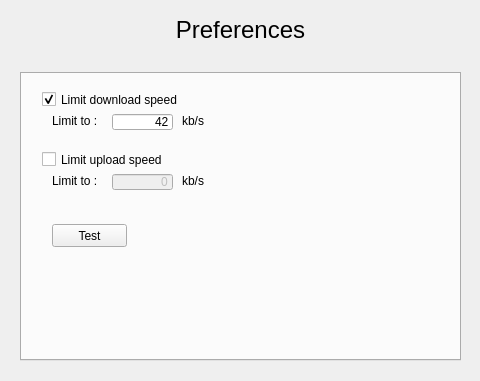
<?xml version="1.0" encoding="UTF-8"?>
<ui version="4.0">
 <class>Preferences</class>
 <widget class="QWidget" name="Preferences">
  <property name="geometry">
   <rect>
    <x>0</x>
    <y>0</y>
    <width>480</width>
    <height>381</height>
   </rect>
  </property>
  <property name="windowTitle">
   <string>Preferences</string>
  </property>
  <property name="styleSheet">
   <string notr="true">QTabBar::tab {
  margin: 0px;
 }</string>
  </property>
  <widget class="QTabWidget" name="tab">
   <property name="geometry">
    <rect>
     <x>20</x>
     <y>60</y>
     <width>441</width>
     <height>301</height>
    </rect>
   </property>
   <property name="currentIndex">
    <number>2</number>
   </property>
   <widget class="QWidget" name="GeneralTab">
    <attribute name="title">
     <string/>
    </attribute>
    <widget class="QLabel" name="WodaFolder_label">
     <property name="geometry">
      <rect>
       <x>20</x>
       <y>100</y>
       <width>101</width>
       <height>13</height>
      </rect>
     </property>
     <property name="text">
      <string>Woda Folder :</string>
     </property>
    </widget>
    <widget class="QLineEdit" name="WodaFolder_input">
     <property name="geometry">
      <rect>
       <x>30</x>
       <y>130</y>
       <width>301</width>
       <height>21</height>
      </rect>
     </property>
    </widget>
    <widget class="QPushButton" name="browse_button">
     <property name="geometry">
      <rect>
       <x>340</x>
       <y>130</y>
       <width>81</width>
       <height>21</height>
      </rect>
     </property>
     <property name="text">
      <string>Browse..</string>
     </property>
    </widget>
    <widget class="QWidget" name="widgetNotificationPosition" native="true">
     <property name="geometry">
      <rect>
       <x>10</x>
       <y>160</y>
       <width>401</width>
       <height>61</height>
      </rect>
     </property>
     <layout class="QGridLayout" name="gridLayout">
      <item row="0" column="0" colspan="4">
       <widget class="QLabel" name="label_11">
        <property name="text">
         <string>&lt;html&gt;&lt;head/&gt;&lt;body&gt;&lt;p&gt;&lt;span style=&quot; font-size:12pt; text-decoration: underline;&quot;&gt;Notification Positon :&lt;/span&gt;&lt;/p&gt;&lt;/body&gt;&lt;/html&gt;</string>
        </property>
       </widget>
      </item>
      <item row="1" column="0">
       <widget class="QRadioButton" name="radioButtonBottomLeft">
        <property name="text">
         <string>Bottom Left</string>
        </property>
        <attribute name="buttonGroup">
         <string notr="true">buttonGroupNotification</string>
        </attribute>
       </widget>
      </item>
      <item row="1" column="1">
       <widget class="QRadioButton" name="radioButtonBottomRight">
        <property name="text">
         <string>Bottom Right</string>
        </property>
        <attribute name="buttonGroup">
         <string notr="true">buttonGroupNotification</string>
        </attribute>
       </widget>
      </item>
      <item row="1" column="2">
       <widget class="QRadioButton" name="radioButtonTopRight">
        <property name="text">
         <string>Top Right</string>
        </property>
        <attribute name="buttonGroup">
         <string notr="true">buttonGroupNotification</string>
        </attribute>
       </widget>
      </item>
      <item row="1" column="3">
       <widget class="QRadioButton" name="radioButtonTopLeft">
        <property name="text">
         <string>Top Left</string>
        </property>
        <attribute name="buttonGroup">
         <string notr="true">buttonGroupNotification</string>
        </attribute>
       </widget>
      </item>
     </layout>
    </widget>
   </widget>
   <widget class="QWidget" name="AccountTab">
    <attribute name="title">
     <string/>
    </attribute>
    <widget class="QLabel" name="labelUsername">
     <property name="geometry">
      <rect>
       <x>40</x>
       <y>80</y>
       <width>81</width>
       <height>21</height>
      </rect>
     </property>
     <property name="text">
      <string>Username :</string>
     </property>
    </widget>
    <widget class="QLineEdit" name="lineEditLogin">
     <property name="geometry">
      <rect>
       <x>150</x>
       <y>80</y>
       <width>151</width>
       <height>20</height>
      </rect>
     </property>
    </widget>
    <widget class="QLabel" name="labelPassword">
     <property name="geometry">
      <rect>
       <x>40</x>
       <y>110</y>
       <width>81</width>
       <height>21</height>
      </rect>
     </property>
     <property name="text">
      <string>Password :</string>
     </property>
    </widget>
    <widget class="QLabel" name="label_2">
     <property name="geometry">
      <rect>
       <x>30</x>
       <y>60</y>
       <width>101</width>
       <height>13</height>
      </rect>
     </property>
     <property name="text">
      <string>Connected Account :</string>
     </property>
    </widget>
    <widget class="QLineEdit" name="lineEditPassword">
     <property name="geometry">
      <rect>
       <x>150</x>
       <y>110</y>
       <width>151</width>
       <height>20</height>
      </rect>
     </property>
     <property name="echoMode">
      <enum>QLineEdit::Password</enum>
     </property>
    </widget>
    <widget class="QPushButton" name="buttonConnect">
     <property name="geometry">
      <rect>
       <x>320</x>
       <y>90</y>
       <width>75</width>
       <height>23</height>
      </rect>
     </property>
     <property name="text">
      <string>Connect</string>
     </property>
    </widget>
    <widget class="QLabel" name="labelError">
     <property name="geometry">
      <rect>
       <x>40</x>
       <y>20</y>
       <width>361</width>
       <height>31</height>
      </rect>
     </property>
     <property name="styleSheet">
      <string notr="true">color: rgb(147, 67, 115);
font: 12pt;
qproperty-alignment: AlignCenter;</string>
     </property>
     <property name="text">
      <string/>
     </property>
    </widget>
    <widget class="QLineEdit" name="lineEditNewPassword">
     <property name="geometry">
      <rect>
       <x>150</x>
       <y>210</y>
       <width>151</width>
       <height>20</height>
      </rect>
     </property>
     <property name="echoMode">
      <enum>QLineEdit::Password</enum>
     </property>
    </widget>
    <widget class="QLabel" name="labelEmail">
     <property name="geometry">
      <rect>
       <x>40</x>
       <y>180</y>
       <width>81</width>
       <height>21</height>
      </rect>
     </property>
     <property name="text">
      <string>Email :</string>
     </property>
    </widget>
    <widget class="QLabel" name="labelNewPassword">
     <property name="geometry">
      <rect>
       <x>40</x>
       <y>210</y>
       <width>81</width>
       <height>21</height>
      </rect>
     </property>
     <property name="text">
      <string>New Password :</string>
     </property>
    </widget>
    <widget class="QLineEdit" name="lineEditEmail">
     <property name="geometry">
      <rect>
       <x>150</x>
       <y>180</y>
       <width>151</width>
       <height>20</height>
      </rect>
     </property>
    </widget>
    <widget class="QLineEdit" name="lineEditConfirmPassword">
     <property name="geometry">
      <rect>
       <x>150</x>
       <y>240</y>
       <width>151</width>
       <height>20</height>
      </rect>
     </property>
     <property name="echoMode">
      <enum>QLineEdit::Password</enum>
     </property>
    </widget>
    <widget class="QLabel" name="labelConfirmPassword">
     <property name="geometry">
      <rect>
       <x>40</x>
       <y>240</y>
       <width>81</width>
       <height>21</height>
      </rect>
     </property>
     <property name="text">
      <string>New Password :</string>
     </property>
    </widget>
    <widget class="QPushButton" name="buttonChange">
     <property name="geometry">
      <rect>
       <x>320</x>
       <y>210</y>
       <width>75</width>
       <height>23</height>
      </rect>
     </property>
     <property name="text">
      <string>Change</string>
     </property>
    </widget>
    <widget class="QLabel" name="labelHello">
     <property name="geometry">
      <rect>
       <x>30</x>
       <y>140</y>
       <width>361</width>
       <height>31</height>
      </rect>
     </property>
     <property name="styleSheet">
      <string notr="true">color: rgb(147, 67, 115);
font: 12pt;
qproperty-alignment: AlignCenter;</string>
     </property>
     <property name="text">
      <string/>
     </property>
    </widget>
    <widget class="QPushButton" name="buttonDisconnect">
     <property name="geometry">
      <rect>
       <x>320</x>
       <y>90</y>
       <width>75</width>
       <height>23</height>
      </rect>
     </property>
     <property name="text">
      <string>Disconnect</string>
     </property>
    </widget>
   </widget>
   <widget class="QWidget" name="ConnexionTab">
    <attribute name="title">
     <string/>
    </attribute>
    <widget class="QCheckBox" name="checklimitdl">
     <property name="geometry">
      <rect>
       <x>20</x>
       <y>10</y>
       <width>201</width>
       <height>31</height>
      </rect>
     </property>
     <property name="text">
      <string>Limit download speed</string>
     </property>
     <property name="checked">
      <bool>true</bool>
     </property>
    </widget>
    <widget class="QLabel" name="label">
     <property name="geometry">
      <rect>
       <x>30</x>
       <y>40</y>
       <width>46</width>
       <height>13</height>
      </rect>
     </property>
     <property name="text">
      <string>Limit to :</string>
     </property>
    </widget>
    <widget class="QLineEdit" name="input_limitdl">
     <property name="geometry">
      <rect>
       <x>90</x>
       <y>40</y>
       <width>61</width>
       <height>16</height>
      </rect>
     </property>
     <property name="layoutDirection">
      <enum>Qt::LeftToRight</enum>
     </property>
     <property name="text">
      <string>42</string>
     </property>
     <property name="alignment">
      <set>Qt::AlignRight|Qt::AlignTrailing|Qt::AlignVCenter</set>
     </property>
    </widget>
    <widget class="QLabel" name="label_3">
     <property name="geometry">
      <rect>
       <x>160</x>
       <y>40</y>
       <width>46</width>
       <height>13</height>
      </rect>
     </property>
     <property name="text">
      <string>kb/s</string>
     </property>
    </widget>
    <widget class="QCheckBox" name="checklimitup">
     <property name="geometry">
      <rect>
       <x>20</x>
       <y>70</y>
       <width>201</width>
       <height>31</height>
      </rect>
     </property>
     <property name="text">
      <string>Limit upload speed</string>
     </property>
     <property name="checked">
      <bool>false</bool>
     </property>
    </widget>
    <widget class="QLabel" name="label_4">
     <property name="geometry">
      <rect>
       <x>30</x>
       <y>100</y>
       <width>46</width>
       <height>13</height>
      </rect>
     </property>
     <property name="text">
      <string>Limit to :</string>
     </property>
    </widget>
    <widget class="QLabel" name="label_5">
     <property name="geometry">
      <rect>
       <x>160</x>
       <y>100</y>
       <width>46</width>
       <height>13</height>
      </rect>
     </property>
     <property name="text">
      <string>kb/s</string>
     </property>
    </widget>
    <widget class="QLineEdit" name="input_limitup">
     <property name="enabled">
      <bool>false</bool>
     </property>
     <property name="geometry">
      <rect>
       <x>90</x>
       <y>100</y>
       <width>61</width>
       <height>16</height>
      </rect>
     </property>
     <property name="layoutDirection">
      <enum>Qt::LeftToRight</enum>
     </property>
     <property name="text">
      <string>0</string>
     </property>
     <property name="alignment">
      <set>Qt::AlignRight|Qt::AlignTrailing|Qt::AlignVCenter</set>
     </property>
     <property name="readOnly">
      <bool>false</bool>
     </property>
    </widget>
    <widget class="QPushButton" name="buttonTest">
     <property name="geometry">
      <rect>
       <x>30</x>
       <y>150</y>
       <width>75</width>
       <height>23</height>
      </rect>
     </property>
     <property name="text">
      <string>Test</string>
     </property>
    </widget>
   </widget>
  </widget>
  <widget class="QLabel" name="title">
   <property name="geometry">
    <rect>
     <x>10</x>
     <y>10</y>
     <width>461</width>
     <height>41</height>
    </rect>
   </property>
   <property name="font">
    <font>
     <pointsize>19</pointsize>
    </font>
   </property>
   <property name="lineWidth">
    <number>1</number>
   </property>
   <property name="text">
    <string>&lt;html&gt;&lt;head/&gt;&lt;body&gt;&lt;p align=&quot;center&quot;&gt;&lt;span style=&quot; font-size:18pt;&quot;&gt;Preferences&lt;/span&gt;&lt;/p&gt;&lt;/body&gt;&lt;/html&gt;</string>
   </property>
  </widget>
 </widget>
 <resources/>
 <connections>
  <connection>
   <sender>buttonConnect</sender>
   <signal>clicked()</signal>
   <receiver>Preferences</receiver>
   <slot>buttonConnectAccount()</slot>
   <hints>
    <hint type="sourcelabel">
     <x>379</x>
     <y>213</y>
    </hint>
    <hint type="destinationlabel">
     <x>239</x>
     <y>319</y>
    </hint>
   </hints>
  </connection>
  <connection>
   <sender>buttonChange</sender>
   <signal>clicked()</signal>
   <receiver>Preferences</receiver>
   <slot>buttonChangeAccount()</slot>
   <hints>
    <hint type="sourcelabel">
     <x>379</x>
     <y>333</y>
    </hint>
    <hint type="destinationlabel">
     <x>239</x>
     <y>319</y>
    </hint>
   </hints>
  </connection>
  <connection>
   <sender>buttonTest</sender>
   <signal>clicked()</signal>
   <receiver>Preferences</receiver>
   <slot>buttonTest()</slot>
   <hints>
    <hint type="sourcelabel">
     <x>89</x>
     <y>273</y>
    </hint>
    <hint type="destinationlabel">
     <x>239</x>
     <y>319</y>
    </hint>
   </hints>
  </connection>
  <connection>
   <sender>buttonDisconnect</sender>
   <signal>clicked()</signal>
   <receiver>Preferences</receiver>
   <slot>buttonDisconnectAccount()</slot>
   <hints>
    <hint type="sourcelabel">
     <x>379</x>
     <y>213</y>
    </hint>
    <hint type="destinationlabel">
     <x>239</x>
     <y>319</y>
    </hint>
   </hints>
  </connection>
 </connections>
 <slots>
  <slot>buttonConnectAccount()</slot>
  <slot>buttonChangeAccount()</slot>
  <slot>buttonTest()</slot>
  <slot>buttonDisconnectAccount()</slot>
 </slots>
 <buttongroups>
  <buttongroup name="buttonGroupNotification"/>
 </buttongroups>
</ui>
